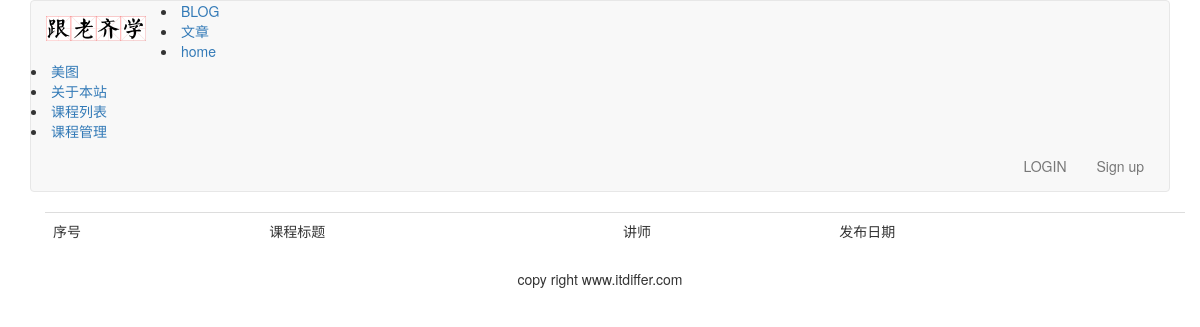
The app's page /course/course-list/, older data.
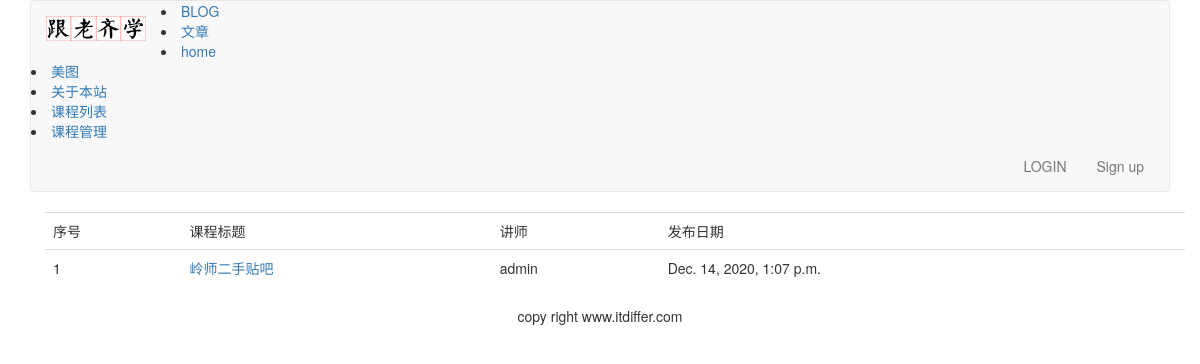
The same page, newer data.
### course/models.py (models this page shows, shortened)
class Course(models.Model):
    user = models.ForeignKey(User, related_name='courses_user',on_delete=models.CASCADE)
    title = models.CharField(max_length=200)
    slug = models.SlugField(max_length=200, unique=True)
    overview = models.TextField()
    created = models.DateTimeField(auto_now_add=True)
    student = models.ManyToManyField(User, related_name="courses_joined", blank=True)
    class Meta:
        ordering = ('-created',)

### course/views.py (the view)
# urls.py: path('course-list/',CourseListView.as_view(),name='course_list'),
class CourseListView(ListView):
    model = Course
    context_object_name = "courses"
    template_name = 'course/course_list.html'

### templates/course/course_list.html (shortened to what this page needs)
{% extends "base.html" %}
{% block content %}
<div class="container">
  <table class="table table-hover">
    <tr>
      <td>序号</td>
      <td>课程标题</td>
      <td>讲师</td>
      <td>发布日期</td>
    </tr>
    {% for course in courses %}
    <tr id={{ forloop.counter }}>
      <td>{{ forloop.counter }}</td>
      <td><a href="{% url 'course:lessons_list' course.id %}">{{ course.title }}</a></td>
      <td>{{ course.user.username }}</td>
      <td>{{ course.created }}</td>
    </tr>
    {% endfor %}
  </table>
</div>
{% endblock %}

Row changes from the older to the newer data that the page shows:
added Course: title "岭师二手贴吧", user.username "admin", created "Dec. 14, 2020, 1:07 p.m."
